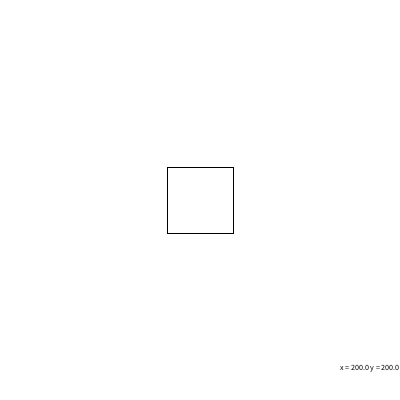
Frame 1 (no input)
Frame 60 (the mouse pressed at the canvas centre just before this capture): identical to frame 1, image omitted
Frame 120 (the mouse held since frame 60 and released just before this capture): identical to frame 1, image omitted

The Processing sketch that drew this single still picture (run headless with seeded random() and noise(); from frame 60 on, the mouse is pressed at the canvas centre):

// Processing sketch: Moving_Square_Constrain_ver
// ── Moving_Square_Constrain_ver.pde
float x;
float y;
float side;

void setup() {
  size(400, 400);
  x = width/2;
  y= height/2;
  side = width/6;
  rectMode(CENTER);
  textSize(8);
  textAlign(CENTER);
}


void draw() {
  background(255);
  x = constrain(x,side/2,width-side/2);
  y = constrain(y,side/2,height-side/2);
  fill(0);
  text("x = " + str(x) + " y = " + str(y), width-30, height-30);
  noFill();
  rect(x, y, side, side);
  
}

void keyPressed() {
  if (key=='w') {
    y = y-3;
  }
  if (key=='s') {
    y = y+3;
  }
  if (key=='a') {
    x = x-3;
  }
  if (key =='d') {
    x = x+3;
  }
}
